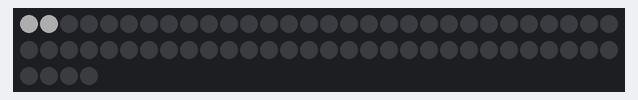
A sketch run on a simulated Arduino Uno, built with avr-gcc and run on an emulated ATmega328P. On the bench: 64 RGB LEDs in strip order, left to right, continuing on the next row. Dim RGB values are drawn brighter than linear.

Above: at 0.1 s.

The sketch:

led_basic_test.ino
```cpp
#include <Adafruit_NeoPixel.h>
//this inclides the Adafriuit library

Adafruit_NeoPixel strip = Adafruit_NeoPixel(64, 6);
//this declares neopixel object (number of LEDS, PIN)


void setup() {
  // put your setup code here, to run once:
  strip.begin();
  strip.clear();
  strip.show();
  strip.setPixelColor(0, 50, 50, 50);
  strip.show();
}

void loop() {
  // put your main code here, to run repeatedly:
  strip.setPixelColor(1, 50, 50, 50);
  strip.show();
}
```
